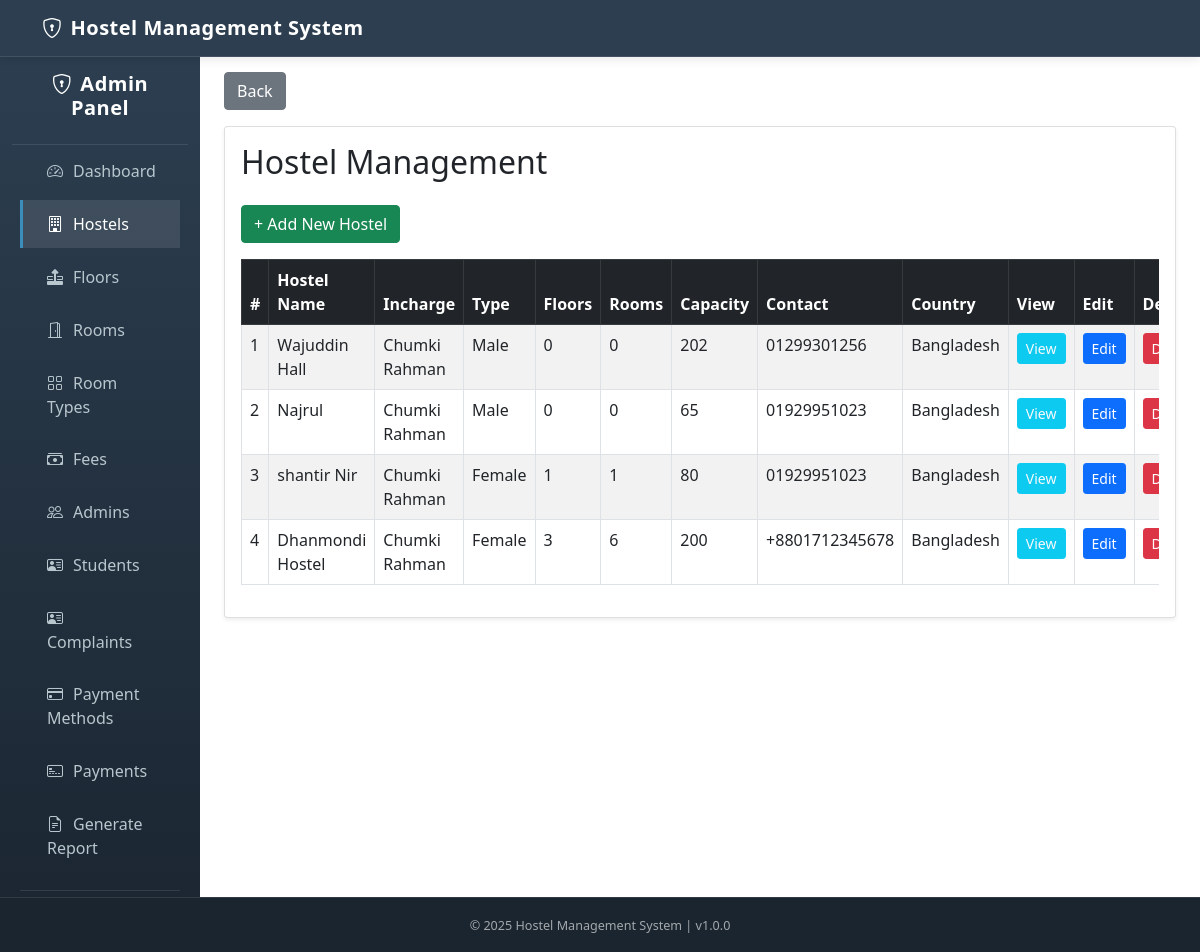
The page /admin/sections/hostels/index.php (signed in) on the database as committed earlier.
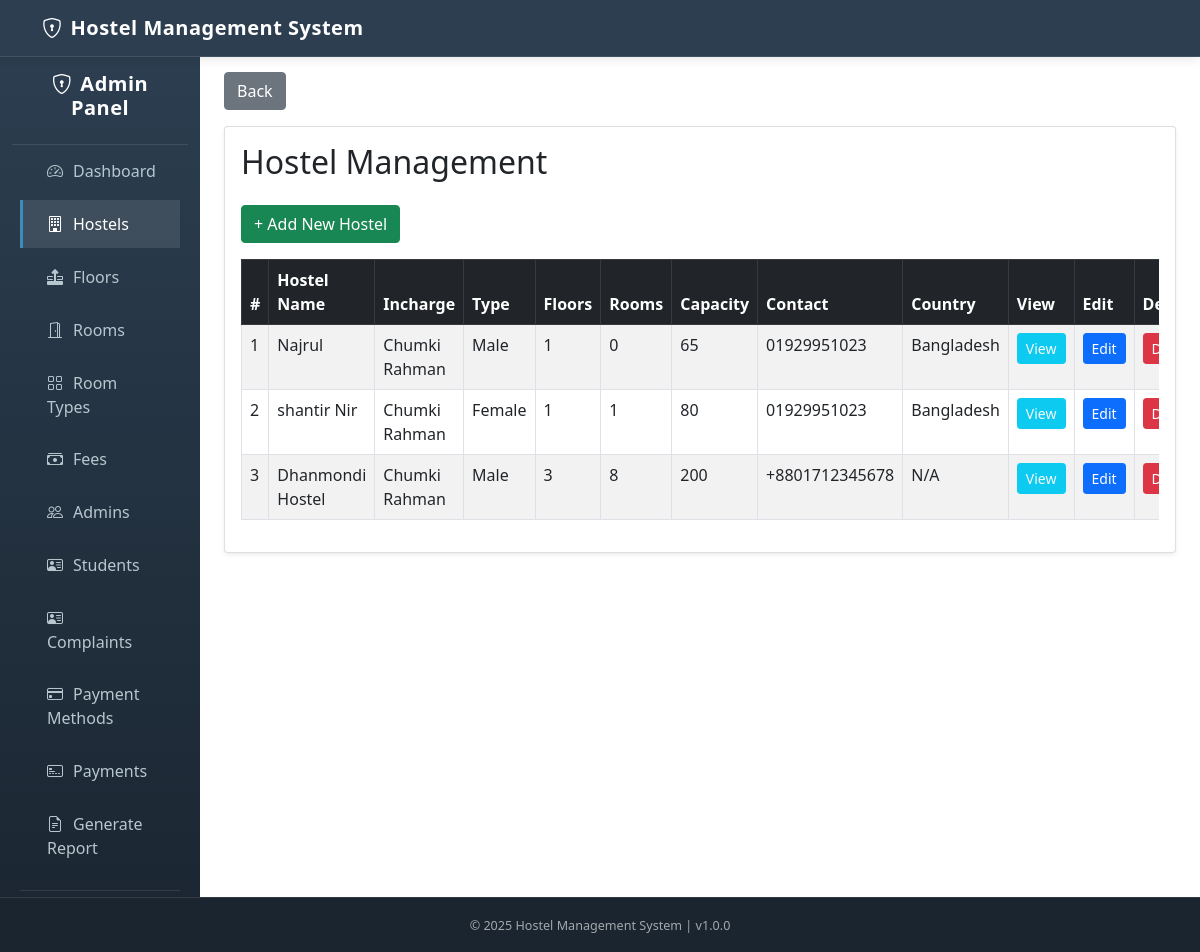
The same page on the database as committed later.
### tables this page shows
CREATE TABLE `hostels` (
  `id` int(11) NOT NULL,
  `hostel_incharge_id` int(11) DEFAULT NULL,
  `address_id` int(11) DEFAULT NULL,
  `hostel_name` varchar(100) NOT NULL,
  `hostel_type` enum('male','female') NOT NULL,
  `contact_number` varchar(20) NOT NULL,
  `email` varchar(100) DEFAULT NULL,
  `capacity` int(11) DEFAULT 0,
  `amenities` text DEFAULT NULL,
  `created_at` timestamp NOT NULL DEFAULT current_timestamp(),
  `updated_at` timestamp NOT NULL DEFAULT current_timestamp() ON UPDATE current_timestamp()
);

CREATE TABLE `countries` (
  `id` int(11) NOT NULL,
  `country_name` varchar(100) NOT NULL,
  `created_at` timestamp NOT NULL DEFAULT current_timestamp(),
  `updated_at` timestamp NOT NULL DEFAULT current_timestamp() ON UPDATE current_timestamp()
);

### admin/sections/hostels/index.php (the view, shortened to what the changed rows need)
<?php
require_once BASE_PATH . '/config/db.php';
$hostels = [];
$sql = "
        SELECT
    hostels.*,
    admins.firstname AS incharge_firstname,
    admins.lastname AS incharge_lastname,
    addresses.country_id,
    countries.country_name,
    addresses.state,
    addresses.division,
    addresses.district,
    addresses.sub_district,
    addresses.village,
    addresses.postalcode,
    addresses.street,
    addresses.house_no,
    addresses.detail,
    COUNT(floors.id) AS number_of_floors,
    (
        SELECT COUNT(*)
        FROM rooms
        WHERE rooms.floor_id IN (
            SELECT id FROM floors WHERE hostel_id = hostels.id
        )
    ) AS number_of_rooms
FROM hostels
LEFT JOIN admins ON hostels.hostel_incharge_id = admins.id
LEFT JOIN addresses ON hostels.address_id = addresses.id
LEFT JOIN countries ON addresses.country_id = countries.id
LEFT JOIN floors ON hostels.id = floors.hostel_id
GROUP BY hostels.id
ORDER BY hostels.created_at DESC;
";
$result = $conn->query($sql);
if ($result && $result->num_rows > 0) {
    $hostels = $result->fetch_all(MYSQLI_ASSOC);
}
require_once BASE_PATH . '/admin/includes/header_admin.php';
?>
<div class="content container-fluid mt-5">
    <div class="row full-height">
        <?php
        require_once BASE_PATH . '/admin/includes/sidebar_admin.php';
        ?>
        <main class="col-md-10 ms-sm-auto px-md-4 py-4">
            <div class="card shadow-sm">
                <div class="card-body">
                    <h2 class="mb-4">Hostel Management</h2>
                    <div class="table-responsive">
                        <table class="table table-bordered table-striped">
                            <thead class="table-dark">
                                <tr>
                                    <th>#</th>
                                    <th>Hostel Name</th>
                                    <th>Incharge</th>
                                    <th>Type</th>
                                    <th>Floors</th>
                                    <th>Rooms</th>
                                    <th>Capacity</th>
                                    <th>Contact</th>
                                    <th>Country</th>
                                    <th>View</th>
                                    <th>Edit</th>
                                    <th>Delete</th>
                                </tr>
                            </thead>
                            <tbody>
                                <?php if (empty($hostels)): ?>
                                    <tr>
                                        <td colspan="12" class="text-center">No hostels found.</td>
                                    </tr>
                                <?php else: ?>
                                    <?php $serial = 1; ?>
                                    <?php foreach ($hostels as $hostel): ?>
                                        <tr>
                                            <td><?= $serial++ ?></td>
                                            <td><?= htmlspecialchars($hostel['hostel_name']) ?></td>
                                            <td><?= htmlspecialchars($hostel['incharge_firstname'] . ' ' . $hostel['incharge_lastname']) ?></td>
                                            <td><?= ucfirst($hostel['hostel_type']) ?></td>
                                            <td><?= $hostel['number_of_floors'] ?? 'N/A' ?></td>
                                            <td><?= $hostel['number_of_rooms'] ?? 'N/A' ?></td>
                                            <td><?= $hostel['capacity'] ?></td>
                                            <td><?= $hostel['contact_number'] ?></td>
                                            <td><?= htmlspecialchars($hostel['country_name'] ?? 'N/A') ?></td>
                                            <td>
                                                <a href="<?= BASE_URL ?>/admin/sections/hostels/view.php?id=<?= $hostel['id'] ?>" class="btn btn-sm btn-info text-light">View</a>
                                            </td>
                                            <td>
                                                <a href="<?= BASE_URL ?>/admin/sections/hostels/edit.php?id=<?= $hostel['id'] ?>" class="btn btn-sm btn-primary">Edit</a>
                                            </td>
                                            <td>
                                                <a href="<?= BASE_URL ?>/admin/php_files/sections/hostels/delete.php?id=<?= $hostel['id'] ?>"
                                                    class="btn btn-sm btn-danger"
                                                    onclick="return confirm('Are you sure you want to delete this hostel?')">
                                                    Delete
                                                </a>
                                            </td>
                                        </tr>
                                    <?php endforeach; ?>
                                <?php endif; ?>
                            </tbody>
                        </table>
                    </div>
                </div>
            </div>
        </main>
    </div>
</div>
<?php
require_once BASE_PATH . '/admin/includes/footer_admin.php';
?>

Rows that differ between the two databases and show on the page:
removed hostels: hostel_name "Wajuddin Hall", hostel_incharge.lastname "Chumki Rahman", hostel_type "Male", number_of_floors "0", number_of_rooms "0", capacity "202", contact_number "01299301256", countries.country_name "Bangladesh"
changed hostels "Najrul": number_of_floors "0" → "1"
changed hostels "Dhanmondi Hostel": hostel_type "Female" → "Male"; number_of_rooms "6" → "8"; countries.country_name "Bangladesh" → "N/A"
